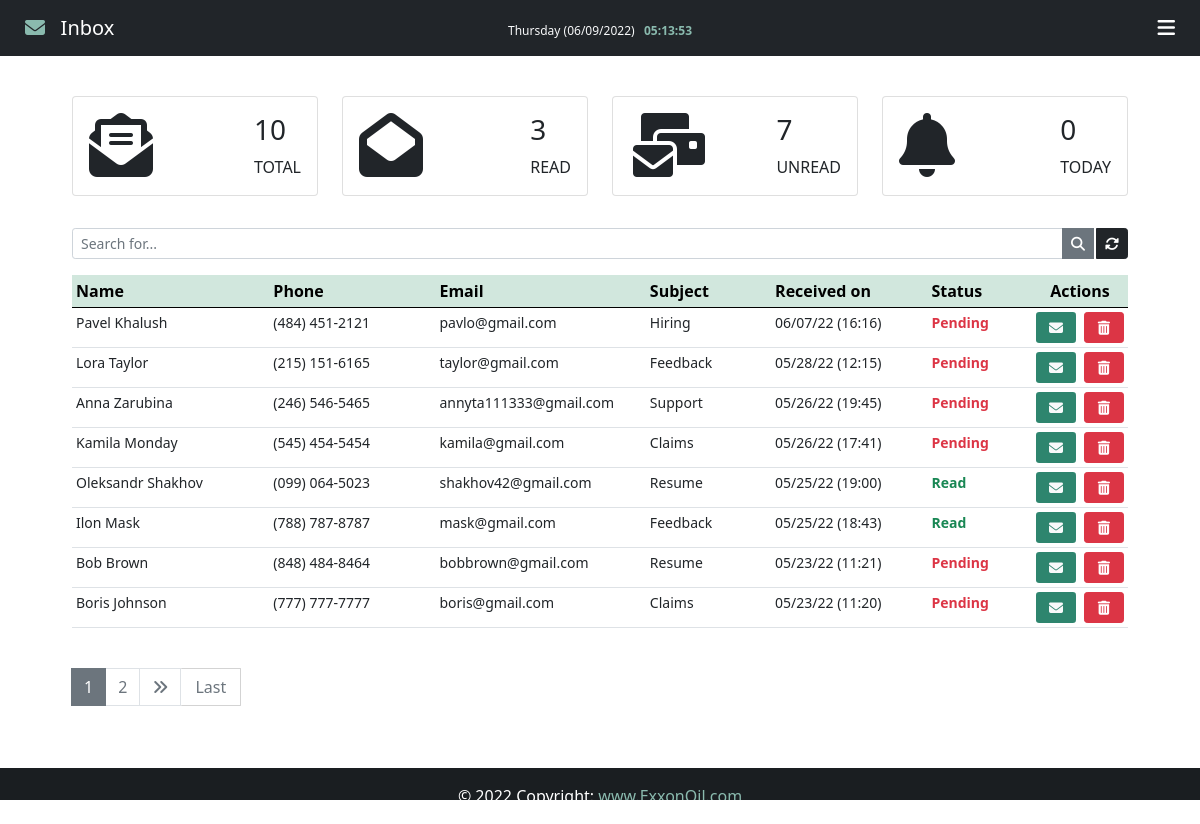
The page /inbox/ (signed in) on the database its author committed.
### App/models.py (models this page shows, shortened)
class Customer(models.Model):
    STATUS = (
        ('Pending', 'Pending'),
        ('Read', 'Read'),
    )
    SUBJECT = (
        ('Support', 'Support'),
        ('Claims', 'Claims'),
        ('Resume', 'Resume'),
        ('Feedback', 'Feedback'),
        ('Hiring', 'Hiring'),
        ('Shopping', 'Shopping'),
        ('Others', 'Others'),
    )
    id = models.AutoField(primary_key=True)
    name = models.CharField(max_length=40)
    phone = models.CharField(max_length=30)
    email = models.CharField(max_length=40)
    subject = models.CharField(max_length=25, choices=SUBJECT)
    message = models.TextField(max_length=1000)
    file = models.FileField()
    created_at = models.DateTimeField(auto_now_add=True)
    status = models.CharField(max_length=15, choices=STATUS)
    def situation(self):
        if self.status == 'Read':
            return format_html('<span style="color: green;">{0}</span>', self.status)
        else:
            return format_html('<span style="color: red;">{0}</span>', self.status)
    situation.allow_tags = True
    class Meta:
        verbose_name_plural = "Inbox"

### App/views.py (the view)
# urls.py: path('inbox/', views.inbox, name='inbox'),
@cache_control(no_cache=True, must_revalidate=True,
               no_store=True)  # For Security
@login_required(login_url='login')
def inbox(request):
    if 'q' in request.GET:
        q = request.GET['q']
        all_customer_list = Customer.objects.filter(
            Q(name__icontains=q) | Q(phone__icontains=q) | Q(email__icontains=q) | Q(subject__icontains=q) | Q(status__icontains=q) | Q(message__icontains=q)).order_by('-created_at')
    else:
        all_customer_list = Customer.objects.all().order_by('-created_at')
    paginator = Paginator(all_customer_list, 8)
    page = request.GET.get('page')
    all_customer = paginator.get_page(page)
    total = Customer.objects.all().count()
    read = Customer.objects.filter(status="Read")
    unread = Customer.objects.filter(status="Pending")
    base = datetime.now().date()
    today = Customer.objects.filter(created_at__gt=base)
    return render(request, 'inbox.html', {'customers': all_customer,
                                          'total': total,
                                          'read': read,
                                          'pending': unread,
                                          'today': today})

### App/templates/inbox.html (shortened to what this page needs)
{% extends 'base.html' %}
{% block nav-content %}
<i class="fas fa-envelope" style="color: #8abaae;"></i>&nbsp;&nbsp; Inbox
{% endblock nav-content %}
{% block datatime %}
<div class="text-light" id="desk-datatime" style="font-size: 12px; margin-top: 5px;">{% now "l (m/d/Y)" %} &nbsp;
	<span style="color: #8abaae; font-weight: bold;" id="clock"></span>
</div>
{% endblock datatime %}
{% block content %}
<br>
<div class="container-fluid mt-3" style="width: 90%;">
	<div id="dashboard" class="hide">
		{% include 'dashboard/dashboard.html' %}
	</div>
	<br>
	<form id="global-search" class="hide">
		<div class="input-group input-group-sm mb-3">
			<input class="form-control" type="text" name="q" placeholder="Search for..." value="{{ request.GET.q }}">
			<button class="btn btn-secondary" title="Search"><i class="fas fa-search"></i></button>
			<a href="{% url 'inbox' %}" class="btn btn-dark" style="margin-left: 2px;" title="Refresh"><i class="fas fa-sync-alt"></i></a>
		</div>
	</form>
	<div class="col-lg-12 hide">
		<div style="margin-top: 5px;">
			<table class="table table-sm">
				<thead class="table-success">
					<tr>
						<th style="width: 19%;">Name</th>
						<th style="width: 16%;">Phone</th>
						<th style="width: 20%;">Email</th>
						<th style="width: 12%;">Subject</th>
						<th style="width: 15%;">Received on</th>
						<th style="width: 10%;">Status</th>
						<th colspan="2" style="width: 8%; text-align: center;">Actions</th>
					</tr>
				</thead>
				{% for customer in customers %}
				<tr class="text-td" id="chk_td">
					<td id="top-table" label="Name">{{ customer.name }}</td>
					<td id="responsive-border" label="Phone">{{ customer.phone }}</td>
					<td id="responsive-border" label="Email">{{ customer.email }}</td>
					<td id="responsive-border" label="Subject">{{ customer.subject }}</td>
					<td id="responsive-border" label="Received on">{{ customer.created_at | date:"m/d/y (H:i)" }}</td>
					{% if customer.status == 'Pending' %}
					<td id="responsive-border" label="Status" class="text-danger fw-bold">{{ customer.status }}</td>
					{% else %}
					<td id="responsive-border" label="Status" class="text-success fw-bold">{{ customer.status }}</td>
					{% endif %}
					<td>
						<a class="btn text-light btn-sm btn-action" href="/customer/{{ customer.id }}" style="background-color: #2e856e;" title="Read message">
							<i class="fas fa-envelope"></i>
						</a>
					</td>
					<td>
						<button class="btn btn-danger btn-sm btn-action" title="Delete message" data-bs-toggle="modal" data-bs-target="#deleteModal{{ customer.pk }}">
							<i class="fas fa-trash-alt"></i>
						</button>
					</td>
				</tr>
				{% endfor %}
			</table>
		</div>
		<br>
	</div>
	<nav class="txt-sm" id="pagination">
		{% if customers.has_other_pages %}
		<ul class="pagination justify-content-left">
			{% for i in customers.paginator.page_range %}
			{% if customers.number == i %}
			<li class="page-item active"><span class="page-link">{{ i }}</span></li>
			{% else %}
			<li class="page-item"><a class="page-link" href="?page={{ i }}">{{ i }}</a></li>
			{% endif %}
			{% endfor %}
			{% if customers.has_next %}
			<li class="page-item"><a class="page-link" href="?page={{ customers.next_page_number }}"><i class="fas fa-angle-double-right"></i></a></li>
			<a href="?page={{ customers.paginator.num_pages }}" class="btn btn-outline-secondary mb-4 txt-sm" id="last" style="width: 60px; border-radius: 1px; border: 1px solid #d3d3d3; border-left: none;">Last</a>
			{% else %}
			<li class="page-item disabled"></li>
			{% endif %}
		</ul>
		{% endif %}
	</nav>
</div>
<br><br><br>
{% endblock content %}

### App/templates/base.html (shortened to what this page needs)
{% load static %}
<!DOCTYPE html>
<html lang="en">
<head>
	<link href="https://cdn.jsdelivr.net/npm/bootstrap@5.0.2/dist/css/bootstrap.min.css" rel="stylesheet">
	<link rel="stylesheet" href="https://cdnjs.cloudflare.com/ajax/libs/font-awesome/6.1.1/css/all.min.css" />
	<link href='https://unpkg.com/boxicons@2.1.2/css/boxicons.min.css' rel='stylesheet'>
	<link href='{% static "css/style.CSS" %}' rel="stylesheet">
</head>
<body>
	<div class="wrapper">
		<header>
			<nav class="navbar navbar-expand-lg navbar-dark bg-dark">
				<div class="col-sm">
					<a class="navbar-brand flex-grow-1" style="color: #fff; margin-left: 25px;">
						{% block nav-content %}{% endblock nav-content %}
					</a>
				</div>
				{% block datatime %}{% endblock datatime %}
				<div class="col-sm">
					<a class="navbar-brand flex-grow-1" id="btn-nav" data-bs-toggle="offcanvas" data-bs-target="#offcanvasRight" aria-controls="offcanvasRight">
						<i class="fas fa-bars"></i>
					</a>
				</div>
			</nav>
		</header>
	{% block content %}{% endblock content %}
	</div>
	<footer class="bg-dark text-center text-lg-start" id="footer" style="color: #fff;">
		<div class="text-center p-3" style="background-color: rgba(0, 0, 0, 0.2);">
			&copy; {% now "Y" %} Copyright:
			<a class="text-light" href="#" style="text-decoration: none;">
				<span style="color: #8abaae;">www.ExxonOil.com</span>
			</a>
		</div>
	</footer>
</body>
</html>

### App/templates/dashboard/dashboard.html
<div class="row txt-sm">
	{% include 'dashboard/total.html' %}
	{% include 'dashboard/read.html' %}
	{% include 'dashboard/unread.html' %}
	{% include 'dashboard/today.html' %}
</div>

### App/templates/dashboard/total.html
{% extends 'dashboard/baseDash.html' %}
{% block icon %}<i class="fas fa-envelope-open-text fa-4x"></i>{% endblock icon %}
{% block value %}{{ total }}{% endblock value %}
{% block dash-title %}TOTAL{% endblock dash-title %}

### App/templates/dashboard/baseDash.html
<div class="col-xl-3 col-sm-6 col-6 mb-2">
	<div class="card">
		<div class="card-body">
			<div class="d-flex justify-content-between">
				<div class="aling-self-center">
					{% block icon %}{% endblock icon %}
				</div>
				<div>
					<h3>{% block value %}{% endblock value %}</h3>
					<p class="mb-0">{% block dash-title %}{% endblock dash-title %}</p>
				</div>
			</div>
		</div>
	</div>
</div>

### App/templates/dashboard/read.html
{% extends 'dashboard/baseDash.html' %}
{% block icon %}<i class="fas fa-envelope-open fa-4x"></i>{% endblock icon %}
{% block value %}{{ read.count }}{% endblock value %}
{% block dash-title %}READ{% endblock dash-title %}

### App/templates/dashboard/unread.html
{% extends 'dashboard/baseDash.html' %}
{% block icon %}<i class="fas fa-mail-bulk fa-4x"></i>{% endblock icon %}
{% block value %}{{ pending.count }}{% endblock value %}
{% block dash-title %}UNREAD{% endblock dash-title %}

### App/templates/dashboard/today.html
{% extends 'dashboard/baseDash.html' %}
{% block icon %}<i class="fas fa-bell fa-4x"></i>{% endblock icon %}
{% block value %}{{ today.count }}{% endblock value %}
{% block dash-title %}TODAY{% endblock dash-title %}

### App/templates/modals/delete.html (shortened to what this page needs)
{% extends 'modals/baseModal.html' %}

### App/templates/modals/logout.html (shortened to what this page needs)
{% extends 'modals/baseModal.html' %}

### App/templates/modals/message.html (shortened to what this page needs)
{% extends 'modals/baseModal.html' %}

### App/templates/modals/reply.html (shortened to what this page needs)
{% extends 'modals/baseModal.html' %}

### App/templates/modals/logoutInfo.html (shortened to what this page needs)
{% extends 'modals/baseModal.html' %}

### App/templates/modals/logoutWarning.html (shortened to what this page needs)
{% extends 'modals/baseModal.html' %}

### App/static/css/style.css (style rules this page uses)
html, body { height: 100%; margin: 0; max-width: 100%; overflow: hidden; }
.wrapper { min-height: 100%; margin-bottom: -50px; }
#footer, .push { height: 50px; }
#btn-nav { float: right; margin-right: 25px; cursor: pointer; }
.btn-action { width: 40px; }
.text-td { font-size: 14px; }
.page-item.active .page-link { columns: #fff; background-color: #6c757d; border: 1px solid #6c757d; }
.pagination > li > a { background-color: #fff; color: #6c757d; }

### rows shown on the page
Customer: name "Pavel Khalush", phone "(484) 451-2121", email "pavlo@gmail.com", subject "Hiring", created_at "06/07/22 (16:16)", status "Pending"
Customer: name "Lora Taylor", phone "(215) 151-6165", email "taylor@gmail.com", subject "Feedback", created_at "05/28/22 (12:15)", status "Pending"
Customer: name "Anna Zarubina", phone "(246) 546-5465", email "annyta111333@gmail.com", subject "Support", created_at "05/26/22 (19:45)", status "Pending"
Customer: name "Kamila Monday", phone "(545) 454-5454", email "kamila@gmail.com", subject "Claims", created_at "05/26/22 (17:41)", status "Pending"
Customer: name "Oleksandr Shakhov", phone "(099) 064-5023", email "shakhov42@gmail.com", subject "Resume", created_at "05/25/22 (19:00)", status "Read"
Customer: name "Ilon Mask", phone "(788) 787-8787", email "mask@gmail.com", subject "Feedback", created_at "05/25/22 (18:43)", status "Read"
Customer: name "Bob Brown", phone "(848) 484-8464", email "bobbrown@gmail.com", subject "Resume", created_at "05/23/22 (11:21)", status "Pending"
Customer: name "Boris Johnson", phone "(777) 777-7777", email "boris@gmail.com", subject "Claims", created_at "05/23/22 (11:20)", status "Pending"

### other values the page prints
{{ total }} "10"
{{ read.count }} "3"
{{ pending.count }} "7"
{{ today.count }} "0"
{{ i }} "1"
{{ i }} "2"
